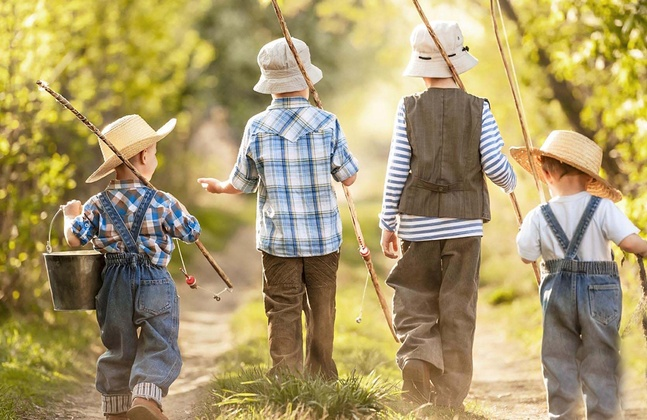
%> input picture LW_1/Разное/Exampl_1/Children_1.jpg, 647 x 420 px, shrunk from 1656 x 1075 before the run, given in place of Children_1.bmp, which was not available
$ octave Exampl_4.m   (GNU Octave 9; MATLAB toolbox functions it lacks are replaced by stand-ins)
%> lines starting %> are read from the running program, lines starting %| are printed output that depends on the picture; pictures that were not available may be replaced by others from this repository, and a replacement may not be noted
clear all; close all;
%% Программа обработки изображений
%  Лаб_раб_1 "Основы работы с изображениями в Matlab"
%  1. Считывание двух изображений
%  2. Перевод изображения в полутоновой вид
%  3. Поворот изображения на заданный угол
%  4. Изменение контраста изображения
%  5. Наложение двух изображений друг на друга
%  6. Запись изображения в файл

%% 1. Считывание изображения
Porg1 = imread('Children_1.bmp'); % считывание изображения (оригинал)
%> Porg1 is the input picture: size 420x647x3 uint8; mean R, G, B 169.8, 153.6, 106.1
Porg2 = imread('Hill.jpg');       % считывание изображения (оригинал)
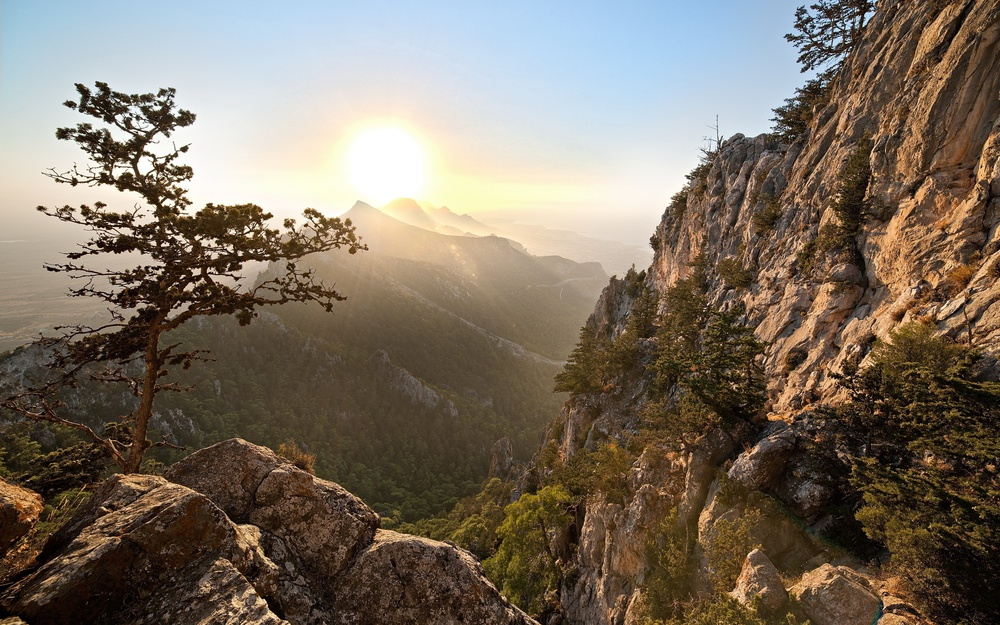
%> input picture LW_1/Разное/Exampl_4/Hill.jpg, 1000 x 625 px, shrunk from 2560 x 1600 before the run
%> Porg2 is the input picture: size 625x1000x3 uint8; mean R, G, B 123.3, 111.7, 97.8
P1    = Porg1;                     % копия
P2    = Porg2;
[np1,mp1,col] = size(P1);           % размер входного из.
%> np1 = 420; mp1 = 647; col = 3
[np2,mp2,col] = size(P2);           % размер входного из.
%> np2 = 625; mp2 = 1000
figure(10); imshow(P1); pause;    % вывод изображения на экран

%% 2. Перевод изображения в полутоновой вид
P1 = im2double(rgb2gray(P1));
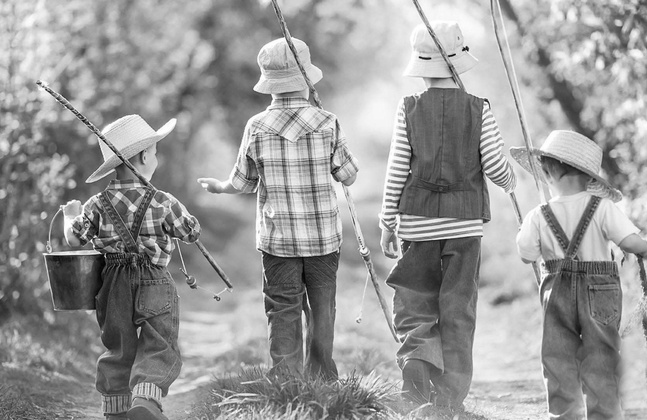
%> P1: size 420x647 double; min 0, max 1, mean 0.6
P2 = im2double(rgb2gray(P2));
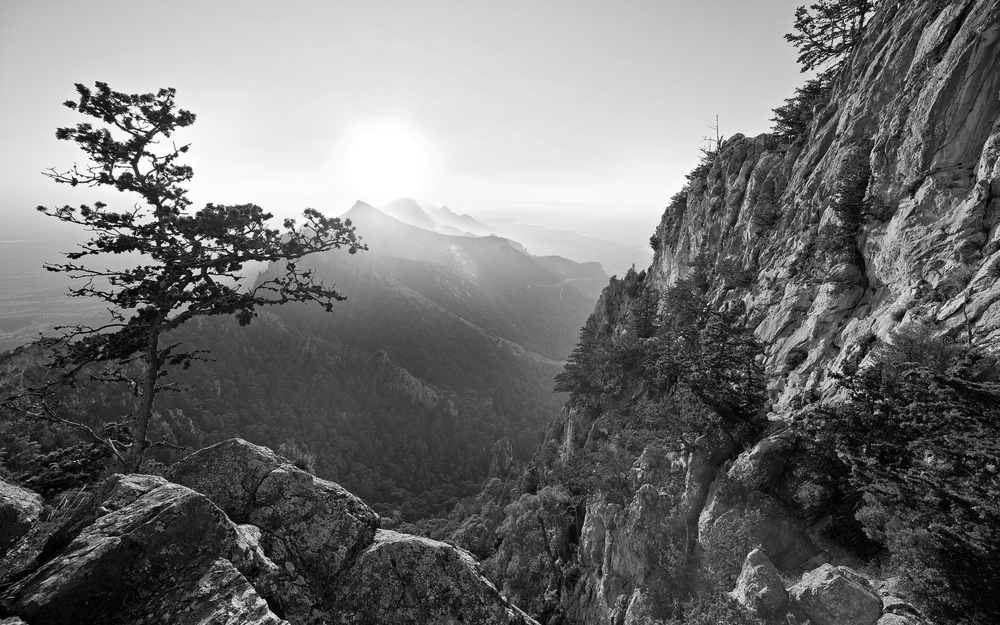
%> P2: size 625x1000 double; min 0, max 1, mean 0.445
figure(11); imshow(P1); pause;    % вывод изображения на экран

%% 3. Поворот изображения на заданный угол
angl = 45;            % угол поворота в град.
Prot = imrotate(P1,angl,'crop');
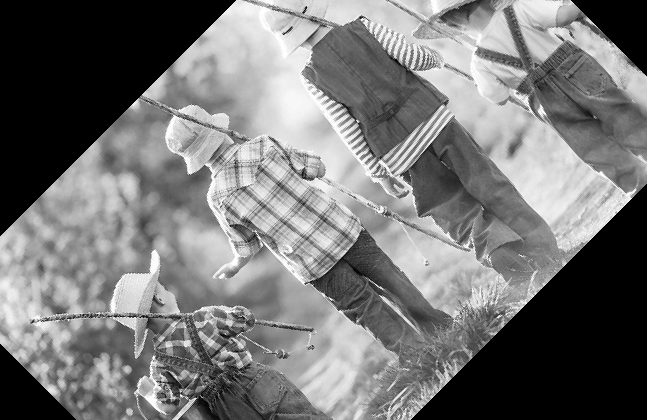
%> Prot: size 420x647 double; min 0, max 1, mean 0.466
figure(12); imshow(Prot); pause;    % вывод изображения на экран

%% 4. Изменение контраста изображения
kontr = 4.0;          % коэффициент уменьшения контраста
PK     = kontr*ones(np1,mp1) + P1;
PK     = PK/max(PK(:));
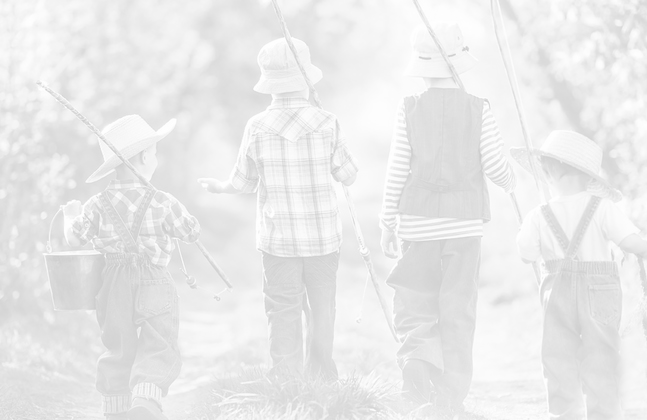
%> PK: size 420x647 double; min 0.8, max 1, mean 0.92
figure(13); imshow(PK); pause;    % вывод изображения на экран

%% 5. Наложение двух изображений друг на друга
nps = min(np1,np2);
%> nps = 420
mps = min(mp1,mp2);
%> mps = 647
P1c = P1(1:nps,1:mps);
P2c = P2(1:nps,1:mps);
Porg1 = Porg1(1:nps,1:mps,:);
Porg2 = Porg2(1:nps,1:mps,:);
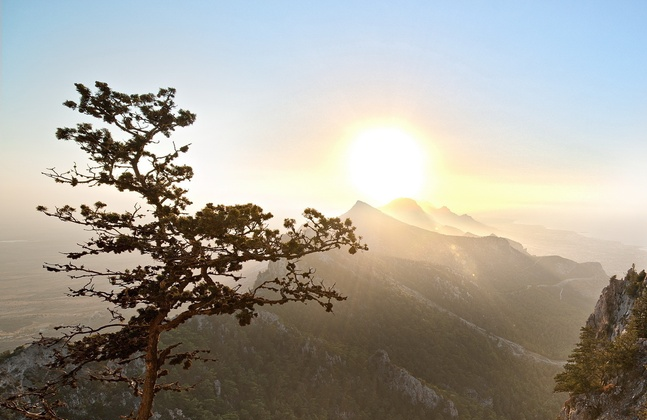
%> Porg2: size 420x647x3 uint8; mean R, G, B 165.4, 161.1, 151.9
% PS = uint8(0.5*(Porg1+Porg2));
PS = im2double(0.6*Porg1+0.4*Porg2);
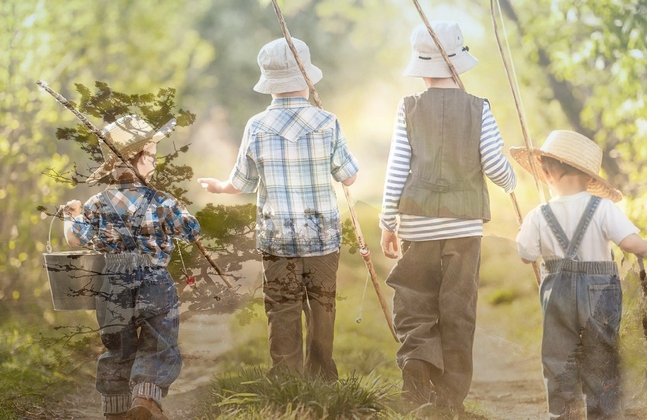
%> PS: size 420x647x3 double; mean R, G, B 0.659, 0.614, 0.488
figure(14); imshow(PS);  % вывод изображения на экран
